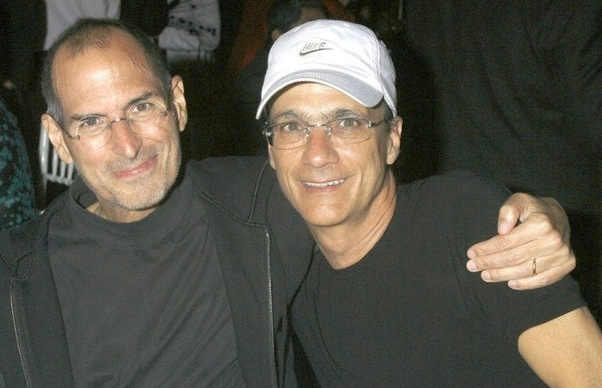
#> input picture test/steve_frn.jpg, 602 x 388 px, given in place of the camera
$ jupyter execute --allow-errors 'Live Face Recognition.ipynb'
#> lines starting #> are read from the running program, lines starting #| are printed output that depends on the picture; after the words box and inside, x2 and y2 are one past the last pixel; in counts of white or black regions, pixels touching at a corner belong together
[cell 1]
import cv2                     #opencv library import as cv2
import numpy as np             # numpy library for numerical calculation
from os import listdir         #os listdir() method in python is used to get the list of all files and directories in the specified directory.
from os.path import isfile,join #The os.path.isfile() method returns True if the specified path is an existing regular file. Otherwise, it returns False.

[cell 2]
face_classifier=cv2.CascadeClassifier('/home/linus/.local/lib/python3.8/site-packages/cv2/data/haarcascade_frontalface_default.xml')

[cell 3]
#define function to convert image into gray,give scalefactor like 1.3,minNeighbour factor 5.
def face_extractor(img):
    gray=cv2.cvtColor(img,cv2.COLOR_BGR2GRAY)
    faces=face_classifier.detectMultiScale(gray,1.3,5)
    if faces is():
        return None
    for(x,y,w,h) in faces:
        cropped_face=img[y:y+h,x:x+w] #cropped face using x coordinate,y coordinate,height and width of image
    return cropped_face

[cell 4]
cap=cv2.VideoCapture(-1) #open camera to take photo 0 for webcam live video
count=0
while True:
    ret,frame=cap.read()  #camera read then acess through frame and value hold by ret variable
#> frame is the input picture: shape (388, 602, 3); mean B, G, R 73.4, 84.5, 88.6
    if face_extractor(frame) is not None:
#> in face_extractor, `gray=cv2.cvtColor(img,cv2.COLOR_BGR2GRAY)`:
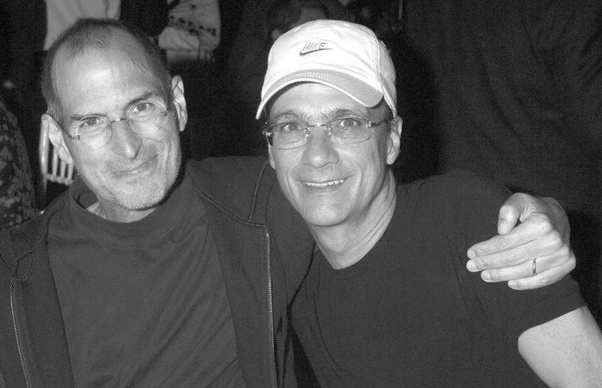
#> gray: shape (388, 602); min 2, max 255, mean 84.5
#> in face_extractor, `faces=face_classifier.detectMultiScale(gray,1.3,5)`: faces = [[249, 76, 143, 143], [38, 51, 155, 155]]
#> the loop in face_extractor, `for(x,y,w,h) in faces:` made 2 passes
#> pass 1, in face_extractor, `cropped_face=img[y:y+h,x:x+w]`:
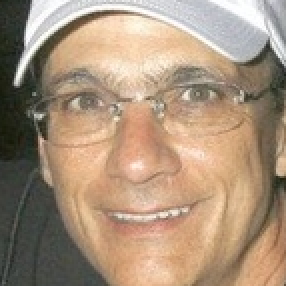
#> cropped_face: shape (143, 143, 3) (shown 2 times larger); mean B, G, R 123.5, 146.1, 169.4
#> pass 2, in face_extractor, `cropped_face=img[y:y+h,x:x+w]`:
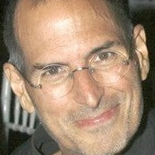
#> cropped_face: shape (155, 155, 3); mean B, G, R 113.5, 136.2, 161.1
        count+=1
#> count = 1
        face=cv2.resize(face_extractor(frame),(200,200))
#> the loop in face_extractor (call 2), `for(x,y,w,h) in faces:` made 2 passes
        face=cv2.cvtColor(face,cv2.COLOR_BGR2GRAY)
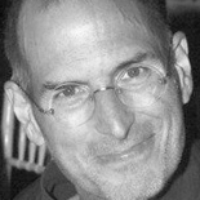
#> face: shape (200, 200); min 9, max 250, mean 141
        file_name_path="images/sunil/sunil"+str(count)+".jpg"  #path or folder name(images) to store image,name of image,in string form,with .jpg form.
#> file_name_path = 'images/sunil/sunil1.jpg'
        cv2.imwrite(file_name_path,face)
        cv2.putText(face,str(count),(50,50),cv2.FONT_HERSHEY_SIMPLEX,1,(0,255,0),2)#count,font ,color B=0,G(green)=255 given,R=0, thickness=2
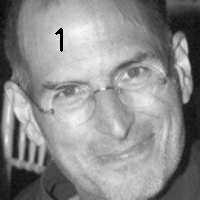
#> face: shape (200, 200); 0.21% of pixels changed, all inside (x1, y1, x2, y2) = (55, 28, 63, 52)
        cv2.imshow("face cropper",face)
    else:
        print("face not found")
        pass
    if cv2.waitKey(1)==13 or count==100: #100 image or entrer press to stop #13 is askey code.
#> (key q is pressed here)
        break                            #When I use cv2.waitKey(1), I get a continuous live video feed from my laptops webcam.
cap.release()# This releases the webcam, then closes all of the imshow() windows.
cv2.destroyAllWindows()
print("collecting sample image of Sunil Ghimire completed!!!!!")

[cell 5]
data_path="images/sunil/"  #path or folder name(images) of image data then /

#> (the rest of this cell did not finish here and is left out)

[cell 6]
#Prediction of data after module train

def face_detector(img,size=0.5):    #img images come from camera frame
#> called with size = 0.5
    gray=cv2.cvtColor(img,cv2.COLOR_BGR2GRAY)
    faces=face_classifier.detectMultiScale(gray,1.3,5)
#> faces = [[249, 76, 143, 143], [38, 51, 155, 155]]
    if faces is():            #if face is not there then return empty image frame
        return img,[]
    for(x,y,w,h) in faces:     #for loop for roi(reason of interest) image information
        cv2.rectangle(img,(x,y),(x+w,y+h),(0,255,255),2) # received faces draw under rectangle
        roi=img[y:y+h,x:x+w]                             #roi(reason of interest)
        roi=cv2.resize(roi,(200,200))
#> this loop made 2 passes
#> pass 1, in face_detector, `roi=img[y:y+h,x:x+w]`:
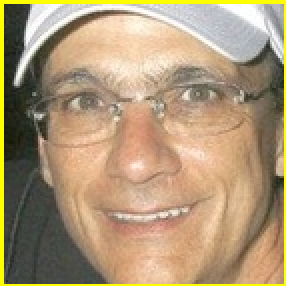
#> roi: shape (143, 143, 3) (shown 2 times larger); mean B, G, R 118.7, 151.6, 174.6
#> pass 1, in face_detector, `roi=cv2.resize(roi,(200,200))`:
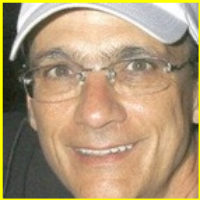
#> roi: shape (200, 200, 3); mean B, G, R 118.6, 151.4, 174.4
#> pass 2, in face_detector, `roi=cv2.resize(roi,(200,200))`:
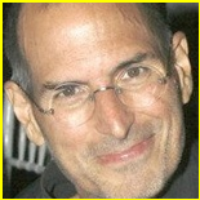
#> roi: shape (200, 200, 3); mean B, G, R 111.3, 143.3, 167.8
#> after the loop:
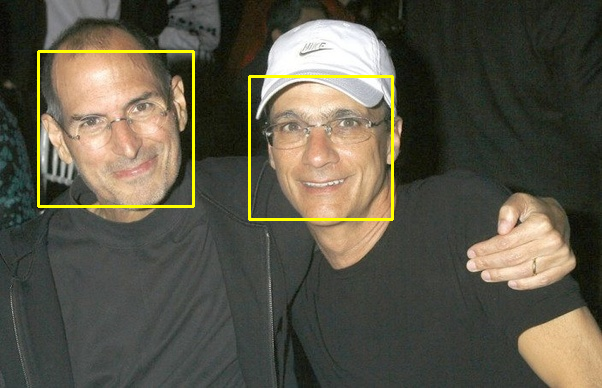
#> img: shape (388, 602, 3); 1.53% of pixels changed, all inside (x1, y1, x2, y2) = (37, 50, 394, 221)
    return img,roi
cap=cv2.VideoCapture(-1)     #on camera ,0 for webcam live video
while True:
    ret,frame= cap.read()
    image,face=face_detector(frame)

    try:
        face=cv2.cvtColor(face,cv2.COLOR_BGR2GRAY)
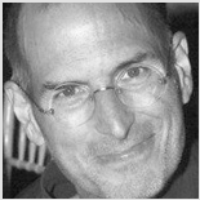
#> face: shape (200, 200); min 13, max 250, mean 147
        result=model.predict(face)
        if result[1]<500:                               #500 and 300 are just a value,(result[1]/300) is jst deviation from confidence
            confidence=int(100*(1-(result[1])/300))     # to calculate % of confidence face match, division give float value ,convert float to int,
            display_string=str(confidence)+"% Hello Sunil Ghimire"
        cv2.putText(image,display_string,(100,120),cv2.FONT_HERSHEY_COMPLEX,1,(250,120,255),2)
        if confidence > 80:                             #if confidence is >80 then face match else face not match
            cv2.putText(image,"Face match",(250,450),cv2.FONT_HERSHEY_COMPLEX,1,(0,255,0),2)
            cv2.imshow("face cropper",image)
        else:
            cv2.putText(image,"Face not match",(250,450),cv2.FONT_HERSHEY_COMPLEX,1(0,0,255),2)
            cv2.imshow("face cropper",image)
    except:
        cv2.putText(image,"Face not found",(250,450),cv2.FONT_HERSHEY_COMPLEX,1,(255,0,0),2)
        cv2.imshow("face cropper",image)
        pass
    if cv2.waitKey(1) & 0XFF==ord("q"): #Enter q to  to close imshow() windows
#> (key q is pressed here)
        break      #When I use cv2.waitKey(1), I get a continuous live video feed from my laptops webcam.

cap.release()
cv2.destroyAllWindows()

$ run again, on test/test.jpg
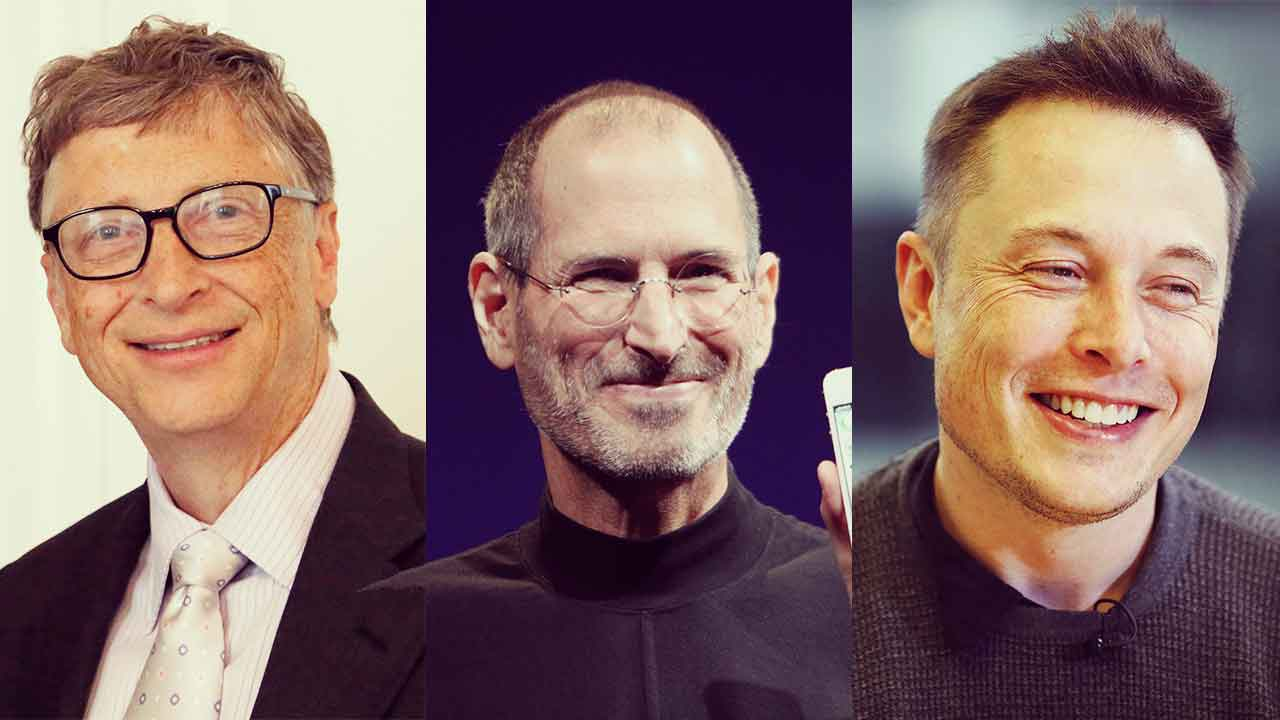
#> input picture test/test.jpg, 1280 x 720 px, given in place of the camera
#> frame is the input picture: shape (720, 1280, 3); mean B, G, R 105.3, 107.1, 133.5
#> in face_extractor, `faces=face_classifier.detectMultiScale(gray,1.3,5)`: faces = [[485, 137, 333, 333], [930, 157, 309, 309]]
#> the loop in face_extractor, `for(x,y,w,h) in faces:` made 2 passes
#> count = 1
#> the loop in face_extractor (call 2), `for(x,y,w,h) in faces:` made 2 passes
#> file_name_path = 'images/sunil/sunil1.jpg'
#> `cv2.putText(face,str(count),(50,50),cv2.FONT_HERSHEY_SIMPLEX,1,(0,255,..`:
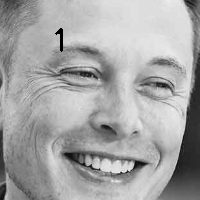
#> face: shape (200, 200); min 0, max 240, mean 165
#> in face_detector, `faces=face_classifier.detectMultiScale(gray,1.3,5)`: faces = [[485, 137, 333, 333], [930, 157, 309, 309]]
#> the loop in face_detector, `for(x,y,w,h) in faces:` made 2 passes
#> `cv2.putText(image,"Face not found",(250,450),cv2.FONT_HERSHEY_COMPLEX,..`:
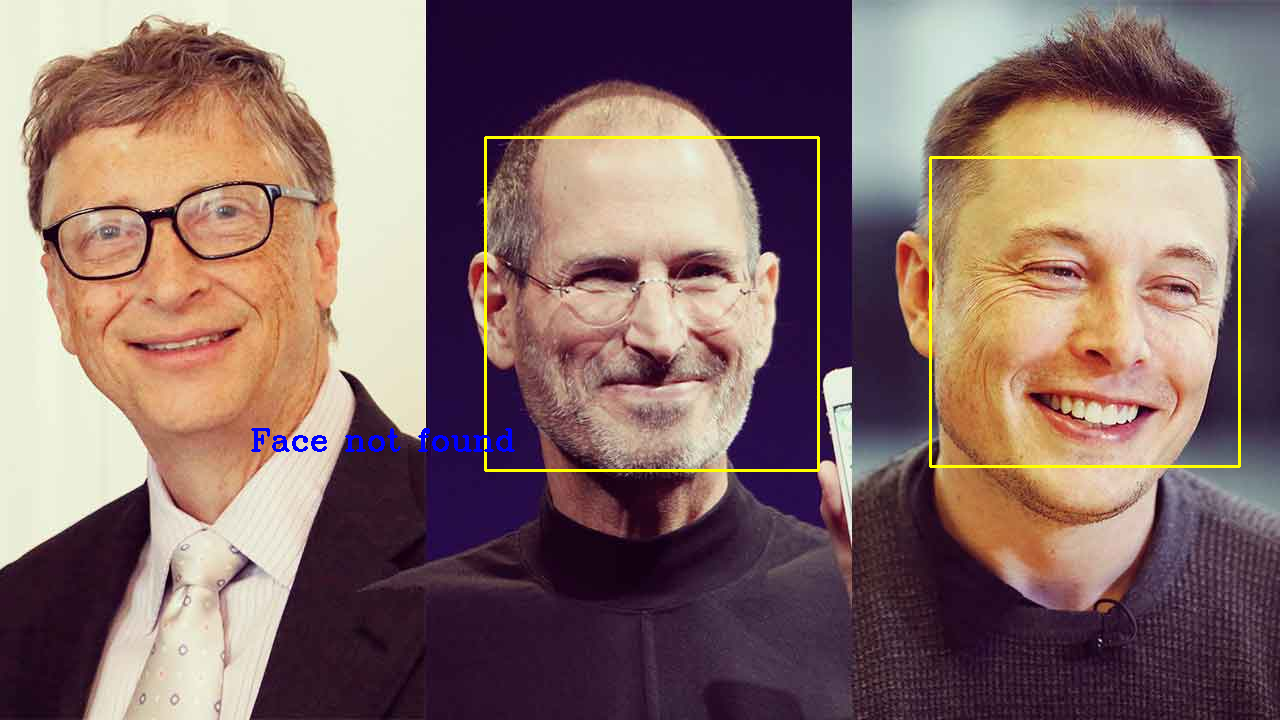
#> image: shape (720, 1280, 3); mean B, G, R 104.9, 108.3, 134.5

$ run again, on test/test_mark_zuckerberg.jpg
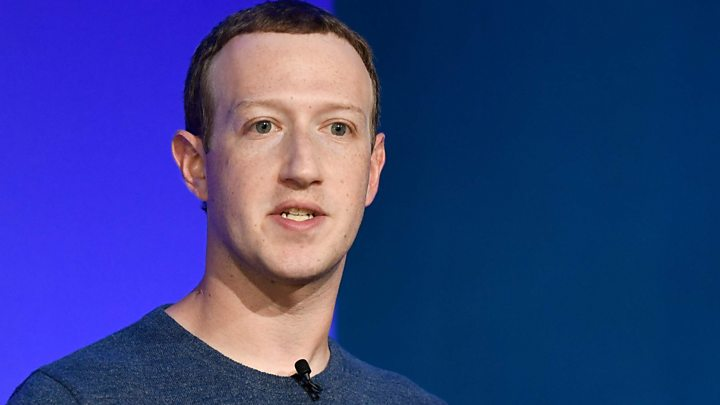
#> input picture test/test_mark_zuckerberg.jpg, 720 x 405 px, given in place of the camera
#> frame is the input picture: shape (405, 720, 3); mean B, G, R 132.3, 64.1, 50.6
#> in face_extractor, `faces=face_classifier.detectMultiScale(gray,1.3,5)`: faces = [[189, 44, 216, 216]]
#> the loop in face_extractor, `for(x,y,w,h) in faces:` made 1 pass
#> count = 1
#> the loop in face_extractor (call 2), `for(x,y,w,h) in faces:` made 1 pass
#> file_name_path = 'images/sunil/sunil1.jpg'
#> in face_detector, `faces=face_classifier.detectMultiScale(gray,1.3,5)`: faces = [[189, 44, 216, 216]]
#> the loop in face_detector, `for(x,y,w,h) in faces:` made 1 pass
#> `face=cv2.cvtColor(face,cv2.COLOR_BGR2GRAY)`:
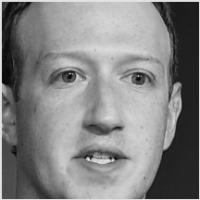
#> face: shape (200, 200); min 1, max 235, mean 130.9
